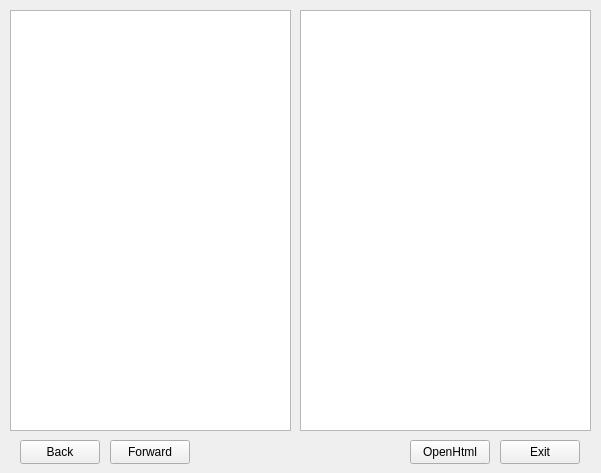
<?xml version="1.0" encoding="UTF-8"?>
<ui version="4.0">
 <class>Widget</class>
 <widget class="QWidget" name="Widget">
  <property name="geometry">
   <rect>
    <x>0</x>
    <y>0</y>
    <width>601</width>
    <height>473</height>
   </rect>
  </property>
  <property name="windowTitle">
   <string>Widget</string>
  </property>
  <widget class="QPlainTextEdit" name="plainTextEdit">
   <property name="geometry">
    <rect>
     <x>10</x>
     <y>10</y>
     <width>281</width>
     <height>421</height>
    </rect>
   </property>
  </widget>
  <widget class="QTextBrowser" name="textBrowser">
   <property name="geometry">
    <rect>
     <x>300</x>
     <y>10</y>
     <width>291</width>
     <height>421</height>
    </rect>
   </property>
  </widget>
  <widget class="QPushButton" name="pushButtonBackward">
   <property name="geometry">
    <rect>
     <x>20</x>
     <y>440</y>
     <width>80</width>
     <height>24</height>
    </rect>
   </property>
   <property name="text">
    <string>Back</string>
   </property>
  </widget>
  <widget class="QPushButton" name="pushButtonForward">
   <property name="geometry">
    <rect>
     <x>110</x>
     <y>440</y>
     <width>80</width>
     <height>24</height>
    </rect>
   </property>
   <property name="text">
    <string>Forward</string>
   </property>
  </widget>
  <widget class="QPushButton" name="pushButtonOpenHtml">
   <property name="geometry">
    <rect>
     <x>410</x>
     <y>440</y>
     <width>80</width>
     <height>24</height>
    </rect>
   </property>
   <property name="text">
    <string>OpenHtml</string>
   </property>
  </widget>
  <widget class="QPushButton" name="pushButtonExit">
   <property name="geometry">
    <rect>
     <x>500</x>
     <y>440</y>
     <width>80</width>
     <height>24</height>
    </rect>
   </property>
   <property name="text">
    <string>Exit</string>
   </property>
  </widget>
 </widget>
 <layoutdefault spacing="6" margin="11"/>
 <resources/>
 <connections/>
</ui>
